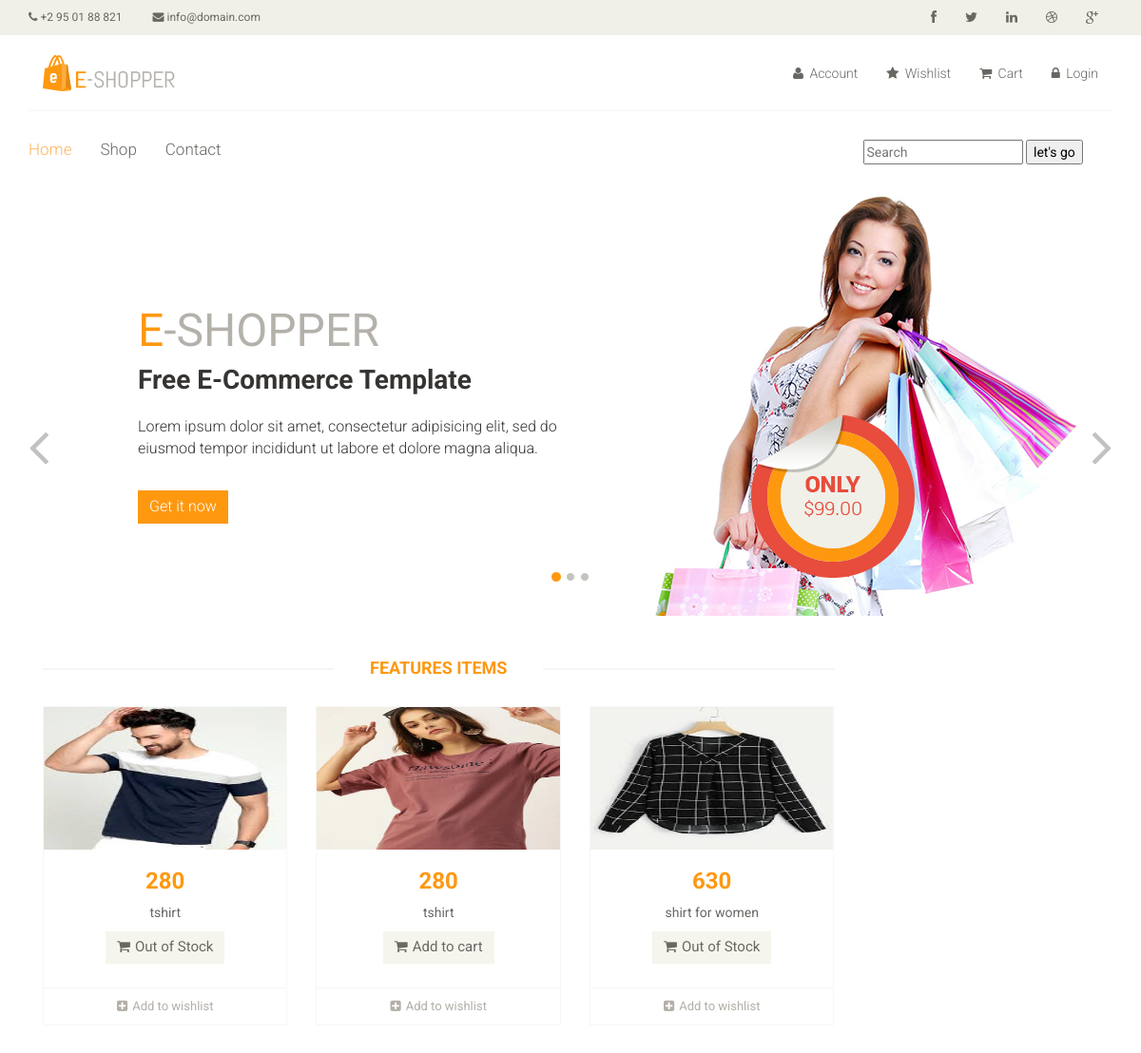
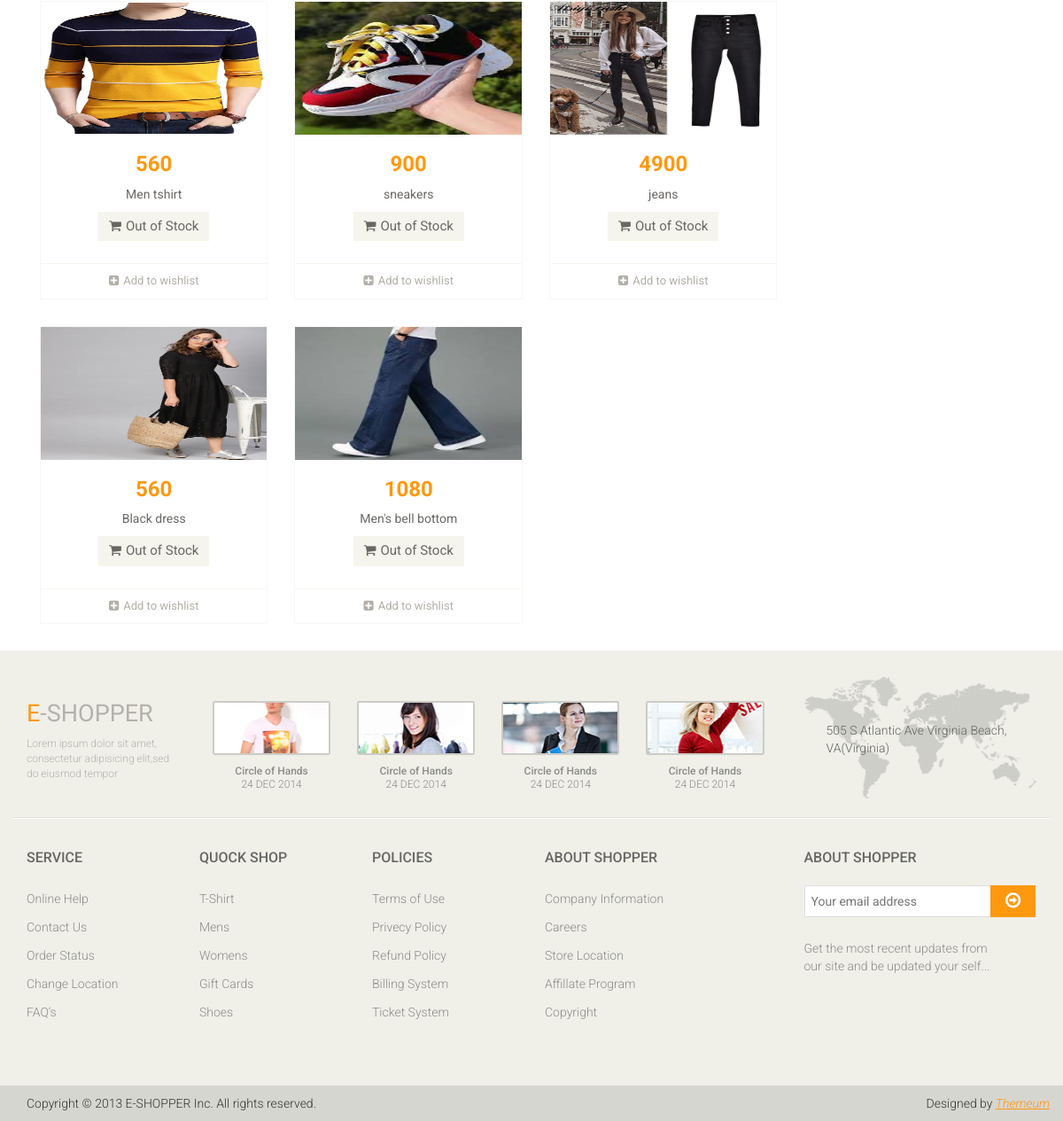
The page / on the database its author committed (2 pictures, top to bottom).
### mainApp/models.py (models this page shows, shortened)
class Product(models.Model):
    name=models.CharField(max_length=58)
    desc=models.TextField()
    category=models.ForeignKey(Category,on_delete=models.CASCADE)
    brand=models.ForeignKey(Brand, on_delete=models.CASCADE)
    seller=models.ForeignKey(Seller, on_delete=models.CASCADE)
    basePrice=models.IntegerField()
    discount=models.IntegerField(default=0,null=True,blank=True)
    finalPrice=models.IntegerField(default=0,null=True,blank=True)
    red=models.BooleanField(default=None,blank=True,null=True)
    green = models.BooleanField(default=None, blank=True, null=True)
    black = models.BooleanField(default=None, blank=True, null=True)
    white = models.BooleanField(default=None, blank=True, null=True)
    pink = models.BooleanField(default=None, blank=True, null=True)
    s = models.BooleanField(default=None, blank=True, null=True)
    l = models.BooleanField(default=None, blank=True, null=True)
    m = models.BooleanField(default=None, blank=True, null=True)
    xl = models.BooleanField(default=None, blank=True, null=True)
    xxl = models.BooleanField(default=None, blank=True, null=True)
    img1 = models.ImageField(upload_to='images/', default=None, blank=True, null=True)
    img2 = models.ImageField(upload_to='images/', default=None, blank=True, null=True)
    img3 = models.ImageField(upload_to='images/', default=None, blank=True, null=True)
    img4 = models.ImageField(upload_to='images/', default=None, blank=True, null=True)
    img5 = models.ImageField(upload_to='images/', default=None, blank=True, null=True)
    date= models.DateTimeField(auto_now=True)
    stock=models.BooleanField(default=False)

### mainApp/views.py (the view)
# urls.py: 2. Add a URL to urlpatterns:  path('', views.home, name='home')
def home(request):
    if (request.method == "POST"):
        msg = request.POST.get('message')
        p = Product.objects.filter(Q(name__icontains=msg))
    else:
        p = Product.objects.all()
    return render(request, "index.html", {"Product": p})

### mainApp/templates/index.html (shortened to what this page needs)
{%load static%}
<!DOCTYPE html>
<html lang="en">
<head>
    <link href="{%static 'css/bootstrap.min.css'%}" rel="stylesheet">
    <link href="{%static 'css/font-awesome.min.css'%}" rel="stylesheet">
    <link href="{%static 'css/prettyPhoto.css'%}" rel="stylesheet">
    <link href="{%static 'css/price-range.css'%}" rel="stylesheet">
    <link href="{%static 'css/animate.css'%}" rel="stylesheet">
	<link href="{%static 'css/main.css'%}" rel="stylesheet">
	<link href="{%static 'css/responsive.css'%}" rel="stylesheet">
</head>
<body>
	<header id="header">
		<div class="header_top">
			<div class="container">
				<div class="row">
					<div class="col-sm-6">
						<div class="contactinfo">
							<ul class="nav nav-pills">
								<li><a href="#"><i class="fa fa-phone"></i> +2 95 01 88 821</a></li>
								<li><a href="#"><i class="fa fa-envelope"></i> info@domain.com</a></li>
							</ul>
						</div>
					</div>
					<div class="col-sm-6">
						<div class="social-icons pull-right">
							<ul class="nav navbar-nav">
								<li><a href="#"><i class="fa fa-facebook"></i></a></li>
								<li><a href="#"><i class="fa fa-twitter"></i></a></li>
								<li><a href="#"><i class="fa fa-linkedin"></i></a></li>
								<li><a href="#"><i class="fa fa-dribbble"></i></a></li>
								<li><a href="#"><i class="fa fa-google-plus"></i></a></li>
							</ul>
						</div>
					</div>
				</div>
			</div>
		</div>
		<div class="header-middle">
			<div class="container">
				<div class="row">
					<div class="col-md-4 clearfix">
						<div class="logo pull-left">
							<a href="/"><img src="{%static 'images/home/logo.png'%}" alt="" /></a>
						</div>
					</div>
					<div class="col-md-8 clearfix">
						<div class="shop-menu clearfix pull-right">
							<ul class="nav navbar-nav">
								<li><a href="/profile/"><i class="fa fa-user"></i> Account</a></li>
								<li><a href="/wishlist/"><i class="fa fa-star"></i> Wishlist</a></li>
								<li><a href="/cart/"><i class="fa fa-shopping-cart"></i> Cart</a></li>
								{% if user.is_authenticated %}
								<li><a href="/logout/"><i class="fa fa-lock"></i> Logout</a></li>
								{% else %}
								<li><a href="/login/"><i class="fa fa-lock"></i> Login</a></li>
								{% endif %}
							</ul>
						</div>
					</div>
				</div>
			</div>
		</div>
		<div class="header-bottom">
			<div class="container">
				<div class="row">
					<div class="col-sm-9">
						<div class="mainmenu pull-left">
							<ul class="nav navbar-nav collapse navbar-collapse">
								<li><a href="/" class="active">Home</a></li>
								<li><a href="/shop/default/default/">Shop</a></li>
								<li><a href="/contact/">Contact</a></li>
							</ul>
						</div>
					</div>
					<div class="col-sm-3">
						<div class="">
							<form action="/" method="post">
								<input type="text" name="message" placeholder="Search"/>
								<button type="submit">let's go</button>
							</form>
						</div>
					</div>
				</div>
			</div>
		</div>
	</header>
	{% block body %}
	<section id="slider">
		<div class="container">
			<div class="row">
				<div class="col-sm-12">
					<div id="slider-carousel" class="carousel slide" data-ride="carousel">
						<ol class="carousel-indicators">
							<li data-target="#slider-carousel" data-slide-to="0" class="active"></li>
							<li data-target="#slider-carousel" data-slide-to="1"></li>
							<li data-target="#slider-carousel" data-slide-to="2"></li>
						</ol>
						<div class="carousel-inner">
							<div class="item active">
								<div class="col-sm-6">
									<h1><span>E</span>-SHOPPER</h1>
									<h2>Free E-Commerce Template</h2>
									<p>Lorem ipsum dolor sit amet, consectetur adipisicing elit, sed do eiusmod tempor incididunt ut labore et dolore magna aliqua. </p>
									<button type="button" class="btn btn-default get">Get it now</button>
								</div>
								<div class="col-sm-6">
									<img src="{%static 'images/home/girl1.jpg'%}" class="girl img-responsive" alt="" />
									<img src="{%static 'images/home/pricing.png'%}"  class="pricing" alt="" />
								</div>
							</div>
						</div>
						<a href="#slider-carousel" class="left control-carousel hidden-xs" data-slide="prev">
							<i class="fa fa-angle-left"></i>
						</a>
						<a href="#slider-carousel" class="right control-carousel hidden-xs" data-slide="next">
							<i class="fa fa-angle-right"></i>
						</a>
					</div>
				</div>
			</div>
		</div>
	</section>
	<section>
		<div class="container">
			<div class="row">
				<div class="col-sm-9 padding-right">
					<div class="features_items">
						<h2 class="title text-center">Features Items</h2>
						{% for i in Product %}
						<div class="col-sm-4">
							<div class="product-image-wrapper">
								<div class="single-products">
										<div class="productinfo text-center">
											<img src="{{i.img1.url}}" width="150px" height="150px" alt="" />
											<h2>{{i.finalPrice}}</h2>
											<p>{{i.name}}</p>
											{% if  i.stock %}
											<a href="/product/{{i.id}}/" class="btn btn-default add-to-cart" ><i class="fa fa-shopping-cart"></i>Add to cart</a>
											{% else  %}
											<a href="/product/{{i.id}}/" class="btn btn-default add-to-cart" style="pointer-events: none"><i class="fa fa-shopping-cart"></i>Out of Stock</a>
											{% endif  %}
										</div>
										<div class="product-overlay">
											<div class="overlay-content">
											</div>
										</div>
								</div>
								<div class="choose">
									<ul class="nav nav-pills nav-justified">
										<li><a href="/wishlist/{{i.id}}/"><i class="fa fa-plus-square"></i>Add to wishlist</a></li>
									</ul>
								</div>
							</div>
						</div>
						{% endfor %}
</div>
				</div>
			</div>
		</div>
	</section>
	{% endblock %}
	<footer id="footer">
		<div class="footer-top">
			<div class="container">
				<div class="row">
					<div class="col-sm-2">
						<div class="companyinfo">
							<h2><span>e</span>-shopper</h2>
							<p>Lorem ipsum dolor sit amet, consectetur adipisicing elit,sed do eiusmod tempor</p>
						</div>
					</div>
					<div class="col-sm-7">
						<div class="col-sm-3">
							<div class="video-gallery text-center">
								<a href="#">
									<div class="iframe-img">
										<img src="{%static 'images/home/iframe1.png'%}" alt="" />
									</div>
								</a>
								<p>Circle of Hands</p>
								<h2>24 DEC 2014</h2>
							</div>
						</div>
						<div class="col-sm-3">
							<div class="video-gallery text-center">
								<a href="#">
									<div class="iframe-img">
										<img src="{%static 'images/home/iframe2.png'%}" alt="" />
									</div>
								</a>
								<p>Circle of Hands</p>
								<h2>24 DEC 2014</h2>
							</div>
						</div>
						<div class="col-sm-3">
							<div class="video-gallery text-center">
								<a href="#">
									<div class="iframe-img">
										<img src="{%static 'images/home/iframe3.png'%}" alt="" />
									</div>
								</a>
								<p>Circle of Hands</p>
								<h2>24 DEC 2014</h2>
							</div>
						</div>
						<div class="col-sm-3">
							<div class="video-gallery text-center">
								<a href="#">
									<div class="iframe-img">
										<img src="{%static 'images/home/iframe4.png'%}" alt="" />
									</div>
								</a>
								<p>Circle of Hands</p>
								<h2>24 DEC 2014</h2>
							</div>
						</div>
					</div>
					<div class="col-sm-3">
						<div class="address">
							<img src="{%static 'images/home/map.png'%}" alt="" />
							<p>505 S Atlantic Ave Virginia Beach, VA(Virginia)</p>
						</div>
					</div>
				</div>
			</div>
		</div>
		<div class="footer-widget">
			<div class="container">
				<div class="row">
					<div class="col-sm-2">
						<div class="single-widget">
							<h2>Service</h2>
							<ul class="nav nav-pills nav-stacked">
								<li><a href="#">Online Help</a></li>
								<li><a href="#">Contact Us</a></li>
								<li><a href="#">Order Status</a></li>
								<li><a href="#">Change Location</a></li>
								<li><a href="#">FAQ’s</a></li>
							</ul>
						</div>
					</div>
					<div class="col-sm-2">
						<div class="single-widget">
							<h2>Quock Shop</h2>
							<ul class="nav nav-pills nav-stacked">
								<li><a href="#">T-Shirt</a></li>
								<li><a href="#">Mens</a></li>
								<li><a href="#">Womens</a></li>
								<li><a href="#">Gift Cards</a></li>
								<li><a href="#">Shoes</a></li>
							</ul>
						</div>
					</div>
					<div class="col-sm-2">
						<div class="single-widget">
							<h2>Policies</h2>
							<ul class="nav nav-pills nav-stacked">
								<li><a href="#">Terms of Use</a></li>
								<li><a href="#">Privecy Policy</a></li>
								<li><a href="#">Refund Policy</a></li>
								<li><a href="#">Billing System</a></li>
								<li><a href="#">Ticket System</a></li>
							</ul>
						</div>
					</div>
					<div class="col-sm-2">
						<div class="single-widget">
							<h2>About Shopper</h2>
							<ul class="nav nav-pills nav-stacked">
								<li><a href="#">Company Information</a></li>
								<li><a href="#">Careers</a></li>
								<li><a href="#">Store Location</a></li>
								<li><a href="#">Affillate Program</a></li>
								<li><a href="#">Copyright</a></li>
							</ul>
						</div>
					</div>
					<div class="col-sm-3 col-sm-offset-1">
						<div class="single-widget">
							<h2>About Shopper</h2>
							<form action="#" class="searchform">
								<input type="text" placeholder="Your email address" />
								<button type="submit" class="btn btn-default"><i class="fa fa-arrow-circle-o-right"></i></button>
								<p>Get the most recent updates from <br />our site and be updated your self...</p>
							</form>
						</div>
					</div>
				</div>
			</div>
		</div>
		<div class="footer-bottom">
			<div class="container">
				<div class="row">
					<p class="pull-left">Copyright © 2013 E-SHOPPER Inc. All rights reserved.</p>
					<p class="pull-right">Designed by <span><a target="_blank" href="http://www.themeum.com">Themeum</a></span></p>
				</div>
			</div>
		</div>
	</footer>
</body>
</html>

### rows shown on the page
Product: img1 (picture), finalPrice "280", name "tshirt"
Product: img1 (picture), finalPrice "280", name "tshirt"
Product: img1 (picture), finalPrice "630", name "shirt for women"
Product: img1 (picture), finalPrice "560", name "Men tshirt"
Product: img1 (picture), finalPrice "900", name "sneakers"
Product: img1 (picture), finalPrice "4900", name "jeans"
Product: img1 (picture), finalPrice "560", name "Black dress"
Product: img1 (picture), finalPrice "1080", name "Men's bell bottom"
